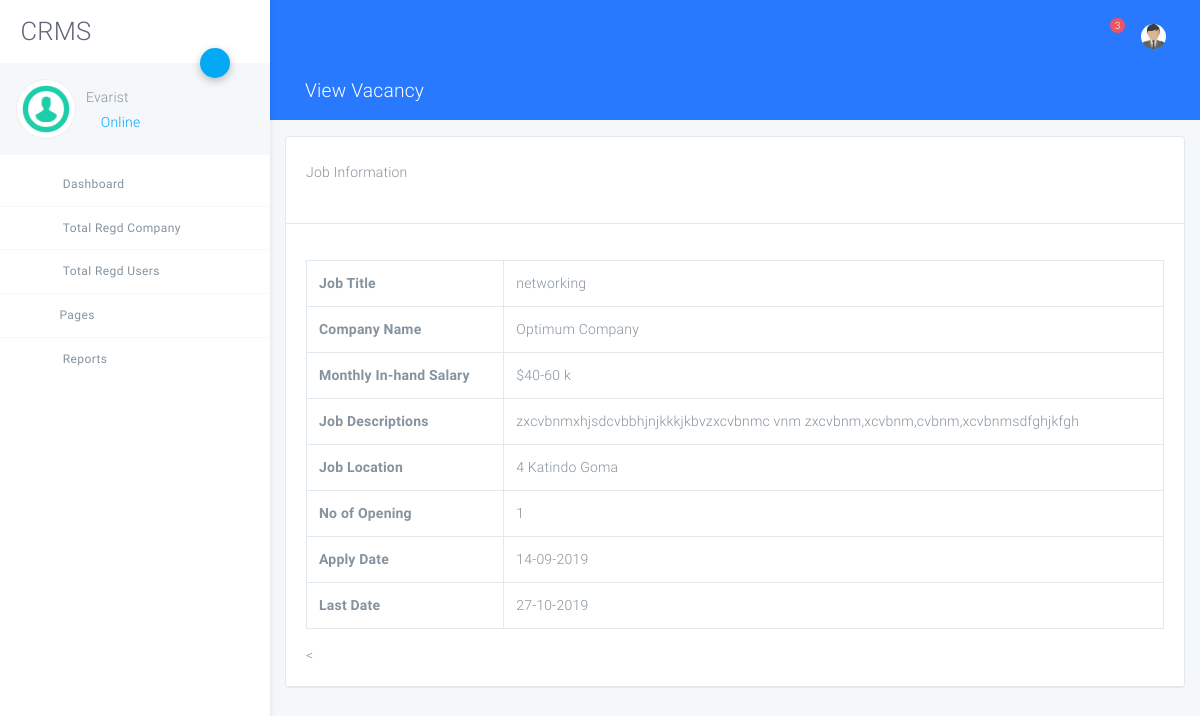
The page /admin/view-singlevacancy.php?viewid=17 (signed in) on the database its author committed.
### tables this page shows
CREATE TABLE `tblvacancy` (
  `ID` int(10) NOT NULL,
  `CompanyID` int(10) DEFAULT NULL,
  `JobTitle` varchar(200) DEFAULT NULL,
  `MonthlySalary` varchar(120) DEFAULT NULL,
  `JobDescriptions` mediumtext DEFAULT NULL,
  `NoofOpenings` varchar(50) DEFAULT NULL,
  `JobLocation` varchar(120) DEFAULT NULL,
  `ApplyDate` varchar(120) DEFAULT NULL,
  `LastDate` varchar(120) DEFAULT NULL,
  `JobpostingDate` datetime DEFAULT current_timestamp()
);

CREATE TABLE `tblcompany` (
  `ID` int(10) NOT NULL,
  `CompanyName` varchar(120) DEFAULT NULL,
  `ContactPerson` varchar(100) DEFAULT NULL,
  `CompanyUrl` varchar(200) DEFAULT NULL,
  `CompanyAddress` mediumtext DEFAULT NULL,
  `MobileNumber` bigint(10) DEFAULT NULL,
  `CompanyEmail` varchar(200) DEFAULT NULL,
  `CompanyLogo` varchar(200) DEFAULT NULL,
  `Password` varchar(120) DEFAULT NULL,
  `CompanyRegdate` timestamp NOT NULL DEFAULT current_timestamp()
);

### admin/view-singlevacancy.php (the view, shortened to what this page needs)
<?php
include('includes/dbconnection.php');
if (strlen($_SESSION['crmsaid']==0)) {
  header('location:logout.php');
  } else{
  ?>
<!DOCTYPE html>
<html lang="zxx">
<head>
    <link rel="stylesheet" href="assets/css/app.css">
</head>
<body class="light">
<div id="app">
<?php include_once('includes/sidebar.php');?>
<?php include_once('includes/header.php');?>
    <div class="page has-sidebar-left">
    <header class="blue accent-3 relative">
        <div class="container-fluid text-white">
            <div class="row p-t-b-10 ">
                <div class="col">
                    <h4>
                        <i class="icon-package"></i>
                        View Vacancy
                    </h4>
                </div>
            </div>
        </div>
    </header>
    <div class="animatedParent animateOnce">
        <div class="container-fluid my-3">
            <div class="row">
                <div class="col-md-12">
                    <div class="card">
                        <div class="card-body b-b">
                            <p>Job Information</p>
                        </div>
                        <div class="card-body b-b">
                            <form method="post">
  <?php
 $jid=$_GET['viewid'];
$ret=mysqli_query($con,"select tblcompany.ID as cid,tblcompany.CompanyName,tblvacancy.ID,tblvacancy.JobTitle,tblvacancy.JobpostingDate,tblvacancy.MonthlySalary,tblvacancy.JobDescriptions,tblvacancy.JobLocation,tblvacancy.NoofOpenings,tblvacancy.ApplyDate,tblvacancy.LastDate from tblcompany join  tblvacancy on tblcompany.ID=tblvacancy.CompanyID where tblvacancy.ID='$jid'");
while ($row=mysqli_fetch_array($ret)) {
?>
<table class="table table-bordered table-hover data-tables">
                                    <tr>
  <th>Job Title</th>
  <td><?php  echo $row['JobTitle'];?></td>
  </tr>
  <tr>
  <th>Company Name</th>
  <td><?php  echo $row['CompanyName'];?></td>
  </tr>
  <tr>
  <th>Monthly In-hand Salary</th>
  <td><?php  echo $row['MonthlySalary'];?></td>
  </tr>
   <tr>
  <th>Job Descriptions</th>
  <td><?php  echo $row['JobDescriptions'];?></td>
  </tr>
  <tr>
  <th>Job Location</th>
  <td><?php  echo $row['JobLocation'];?></td>
  </tr>
  <tr>
  <th>No of Opening</th>
  <td><?php  echo $row['NoofOpenings'];?></td>
  </tr>
  <tr>
  <th>Apply Date</th>
  <td><?php  echo $row['ApplyDate'];?></td>
  </tr>
  <tr>
  <th>Last Date</th>
  <td><?php  echo $row['LastDate'];?></td>
  </tr>
</table>
                                <
                                <?php } ?>
                        </div>
                    </div>
                </div>
            </div>
        </div>
    </div>
</div>
</div>
</body>
</html>
<?php }  ?>

### admin/includes/sidebar.php (shortened to what this page needs)
<?php
include('includes/dbconnection.php');
  ?>
<aside class="main-sidebar fixed offcanvas shadow">
    <section class="sidebar">
        <div class="w-80px mt-3 mb-3 ml-3">
 <h2 align="center"> CRMS</h2>
        </div>
        <div class="relative">
            <a data-toggle="collapse" href="#userSettingsCollapse" role="button" aria-expanded="false"
               aria-controls="userSettingsCollapse" class="btn-fab btn-fab-sm fab-right fab-top btn-primary shadow1 ">
                <i class="icon icon-cogs"></i>
            </a>
            <div class="user-panel p-3 light mb-2">
                <div>
                    <div class="float-left image">
                        <img class="user_avatar" src="assets/img/dummy/image.png" alt="User Image">
                    </div>
                    <div class="float-left info">
                        <?php
$aid=$_SESSION['crmsaid'];
$ret=mysqli_query($con,"select AdminName from tbladmin where ID='$aid'");
$row=mysqli_fetch_array($ret);
$name=$row['AdminName'];
?>
                        <h6 class="font-weight-light mt-2 mb-1"><?php echo $name; ?></h6>
                        <a href="#"><i class="icon-circle text-primary blink"></i> Online</a>
                    </div>
                </div>
                <div class="clearfix"></div>
            </div>
        </div>
        <ul class="sidebar-menu">
            <li class="treeview"><a href="dashboard.php">
                <i class="icon icon-sailing-boat-water purple-text s-18"></i> <span>Dashboard</span>
            </a>
            </li>
            <li class="treeview"><a href="total-regcompany.php">
                <i class="icon icon icon-package blue-text s-18"></i> <span>Total Regd Company</span>
            </a>
            </li>
            <li class="treeview"><a href="total-regusers.php">
                <i class="icon icon-account_box light-green-text s-18"></i> <span>Total Regd Users</span>
            </a>
            </li>
            <li class="treeview"><a href="#"><i class="icon icon-documents3 text-blue s-18"></i>Pages<i
                    class="icon icon-angle-left s-18 pull-right"></i></a>
            </li>
            <li class="treeview no-b"><a href="#">
                <i class="icon icon-package light-green-text s-18"></i>
                <span>Reports</span>
            </a>
            </li>
        </ul>
    </section>
</aside>

### rows shown on the page
tblvacancy: JobTitle "networking", CompanyID.CompanyName "Optimum Company", MonthlySalary "$40-60 k", JobDescriptions "zxcvbnmxhjsdcvbbhjnjkkkjkbvzxcvbnmc vnm zxcvbnm,xcvbnm,cvbnm,xcvbnmsdfghjkfgh", JobLocation "4 Katindo Goma", NoofOpenings "1", ApplyDate "14-09-2019", LastDate "27-10-2019"

### other values the page prints
$name "Evarist"
$count "3"
